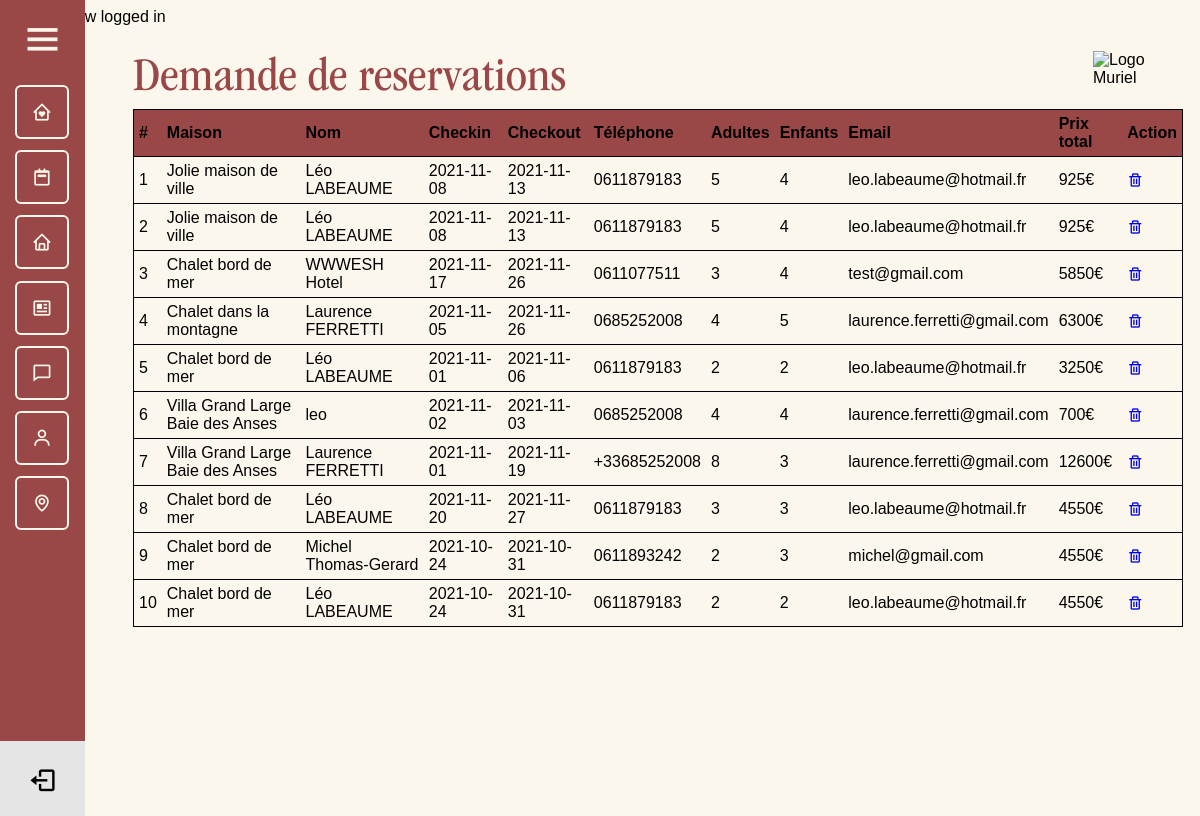
Page /admin/reservations.php (signed in) on the earlier database version.
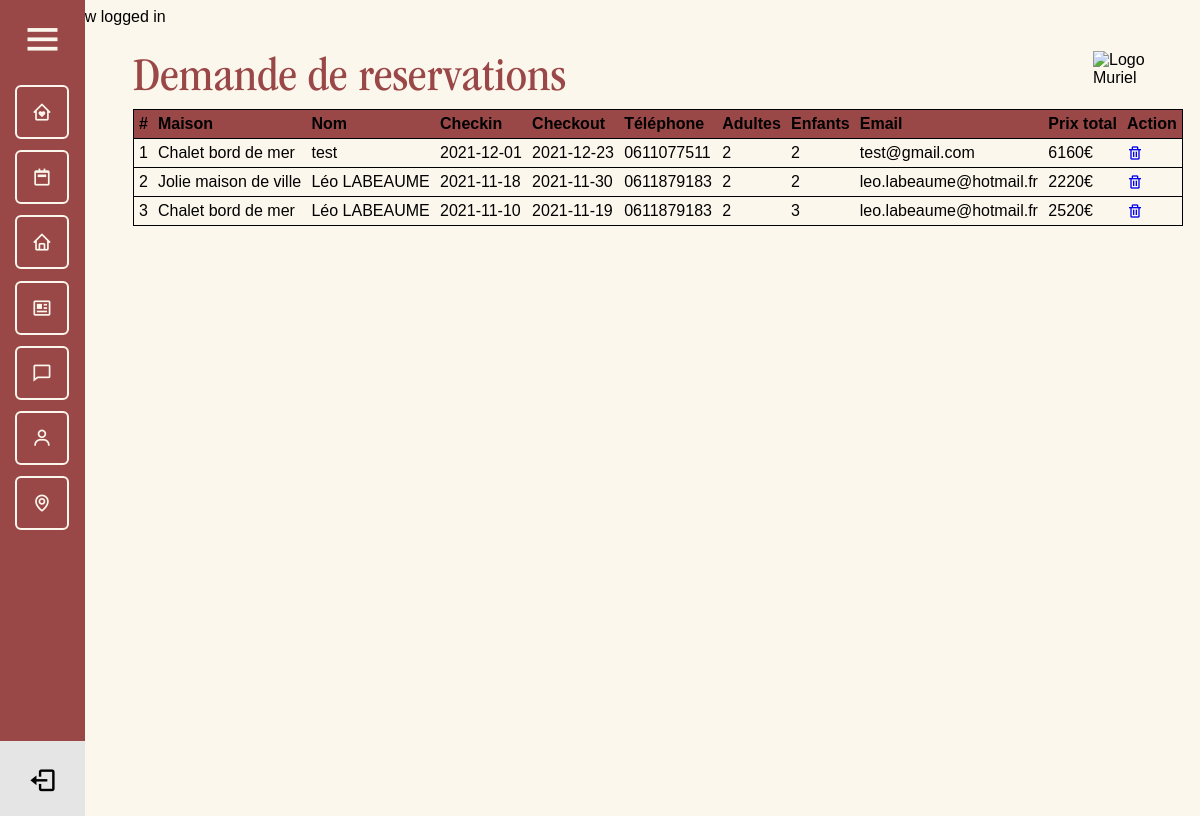
Same page on the later database version.
### tables this page shows
CREATE TABLE `reservations` (
  `id` int(11) NOT NULL,
  `name` varchar(255) NOT NULL,
  `checkin` date NOT NULL,
  `checkout` date NOT NULL,
  `phone` text NOT NULL,
  `people` int(11) NOT NULL,
  `email` varchar(255) NOT NULL,
  `children` varchar(255) NOT NULL,
  `address` varchar(255) NOT NULL,
  `commentaire` text NOT NULL,
  `zip` varchar(15) NOT NULL,
  `pays` varchar(255) DEFAULT NULL,
  `id_rooms` int(11) NOT NULL
);

CREATE TABLE `rooms` (
  `id` int(11) NOT NULL,
  `room_number` varchar(255) NOT NULL,
  `shortName` varchar(50) NOT NULL,
  `price` text NOT NULL,
  `details` text NOT NULL,
  `details2` text NOT NULL,
  `details3` text NOT NULL,
  `lieu` varchar(255) NOT NULL,
  `map` text NOT NULL,
  `photo` text NOT NULL,
  `photo_des` longtext NOT NULL,
  `photo2` longtext NOT NULL,
  `photo_des2` longtext NOT NULL,
  `photo3` longtext NOT NULL,
  `photo_des3` longtext NOT NULL,
  `photo4` longtext NOT NULL,
  `photo_des4` longtext NOT NULL,
  `photo5` longtext NOT NULL,
  `photo_des5` longtext NOT NULL,
  `photo6` longtext NOT NULL,
  `photo_des6` longtext NOT NULL,
  `photo7` longtext NOT NULL,
  `photo_des7` longtext NOT NULL,
  `photo8` longtext NOT NULL,
  `photo_des8` longtext NOT NULL,
  `photo9` longtext NOT NULL,
  `photo_des9` longtext NOT NULL,
  `photo10` longtext NOT NULL,
  `photo_des10` longtext NOT NULL,
  `photo11` longtext NOT NULL,
  `photo_des11` longtext NOT NULL,
  `photo12` longtext NOT NULL,
  `photo_des12` longtext NOT NULL,
  `photo13` longtext NOT NULL,
  `photo_des13` longtext NOT NULL,
  `photo14` longtext NOT NULL,
  `photo_des14` longtext NOT NULL,
  `photo15` longtext NOT NULL,
  `photo_des15` longtext NOT NULL,
  `photo16` longtext NOT NULL,
  `photo_des16` longtext NOT NULL,
  `photo17` longtext NOT NULL,
  `photo_des17` longtext NOT NULL,
  `photo18` longtext NOT NULL,
  `photo_des18` longtext NOT NULL,
  `photo19` longtext NOT NULL,
  `photo_des19` longtext NOT NULL,
  `photo20` longtext NOT NULL,
  `photo_des20` longtext NOT NULL,
  `photo21` longtext NOT NULL,
  `photo_des21` longtext NOT NULL,
  `photo22` longtext NOT NULL,
  `photo_des22` longtext NOT NULL,
  `photo23` longtext NOT NULL,
  `photo_des23` longtext NOT NULL,
  `photo24` longtext NOT NULL,
  `photo_des24` longtext NOT NULL,
  `eq1` longtext NOT NULL,
  `eq2` longtext NOT NULL,
  `eq3` longtext NOT NULL,
  `eq4` longtext NOT NULL,
  `eq5` longtext NOT NULL,
  `eq6` longtext NOT NULL,
  `eq7` longtext NOT NULL,
  `eq8` longtext NOT NULL,
  `eq9` longtext NOT NULL,
  `eq10` longtext NOT NULL,
  `eq11` longtext NOT NULL,
  `eq12` longtext NOT NULL,
  `eq13` longtext NOT NULL,
  `eq14` longtext NOT NULL,
  `eq15` longtext NOT NULL,
  `act1` longtext NOT NULL,
  `act2` longtext NOT NULL,
  `act3` longtext NOT NULL,
  `act4` varchar(80) NOT NULL,
  `act5` varchar(80) NOT NULL,
  `act6` varchar(80) NOT NULL,
  `act7` varchar(80) NOT NULL,
  `act8` varchar(80) NOT NULL,
  `act9` varchar(80) NOT NULL,
  `act10` varchar(80) NOT NULL,
  `act11` varchar(80) NOT NULL,
  `act12` varchar(80) NOT NULL,
  `act13` varchar(80) NOT NULL,
  `act14` varchar(80) NOT NULL,
  `act15` varchar(80) NOT NULL,
  `act16` varchar(80) NOT NULL,
  `act17` varchar(80) NOT NULL,
  `inte1` varchar(80) NOT NULL,
  `inte2` varchar(80) NOT NULL,
  `inte3` varchar(80) NOT NULL,
  `inte4` varchar(80) NOT NULL,
  `inte5` varchar(80) NOT NULL,
  `inte6` varchar(80) NOT NULL,
  `inte7` varchar(80) NOT NULL,
  `inte8` varchar(80) NOT NULL,
  `inte9` varchar(80) NOT NULL,
  `inte10` varchar(80) NOT NULL,
  `inte11` varchar(80) NOT NULL,
  `dist1` varchar(100) NOT NULL,
  `dist2` varchar(100) NOT NULL,
  `dist3` varchar(100) NOT NULL,
  `dist4` varchar(100) NOT NULL,
  `dist5` varchar(100) NOT NULL,
  `dist6` varchar(100) NOT NULL,
  `dist7` varchar(100) NOT NULL
);

### admin/reservations.php (the view, shortened to what this page needs)
<?php
require_once $_SERVER['DOCUMENT_ROOT'] . '/core/core.php';
include 'includes/header.php';
include 'includes/navigation.php';
$sql = "SELECT * FROM rooms INNER JOIN reservations WHERE rooms.id = reservations.id_rooms ORDER BY reservations.id DESC";
$result = $db->query($sql);
$row_count = 1;
?>
<div class="admin_page">
  <div class="header_admin">
    <h1>Demande de reservations</h1>
    <img src="../assets/png/LOGO_02_PNG_NOIR.png" alt="Logo Muriel">
  </div>
  <div class="admin_page_reserv">
    <table class="table table-striped table-condensed table-bordered">
      <thead>
        <tr>
          <th>#</th>
          <th>Maison</th>
          <th>Nom</th>
          <th>Checkin</th>
          <th>Checkout</th>
          <th>Téléphone</th>
          <th>Adultes</th>
          <th>Enfants</th>
          <th>Email</th>
          <th>Prix total</th>
          <th>Action</th>
        </tr>
      </thead>
      <tbody>
        <?php while ($rows = $result->fetch(PDO::FETCH_ASSOC)) : ?>
          <tr>
            <td><?= $row_count++; ?></td>
            <td><?= $rows['room_number']; ?></td>
            <td><?= $rows['name']; ?></td>
            <td><?= $rows['checkin']; ?></td>
            <td><?= $rows['checkout']; ?></td>
            <td><?= $rows['phone']; ?></td>
            <td><?= $rows['people']; ?></td>
            <td><?= $rows['children']; ?></td>
            <td><?= $rows['email']; ?></td>
            <?php
            $date_debut = strtotime($rows['checkin']);
            $date_fin = strtotime($rows['checkout']);
            $nbJour = round(($date_fin - $date_debut) / 60 / 60 / 24, 0); ?>
            <td><?= $nbJour * $rows['price']; ?>€</td>
            <td>
              <a href="reservations.php?delete=<?= $rows['id']; ?>"><i class='bx bx-trash'></i></a>
            </td>
          </tr>
        <?php endwhile; ?>
      </tbody>
    </table>
  </div>
</div>

### core/core.php (shortened to what this page needs)
<?php
if (isset($_SESSION['logged_in'])) {
    echo '<div>' . $_SESSION['logged_in'] . '</div> ';
}

### admin/includes/header.php (shortened to what this page needs)
<!DOCTYPE html>
<html lang="fr">
<head>
    <link href='https://unpkg.com/boxicons@2.0.8/css/boxicons.min.css' rel='stylesheet'>
    <link rel="stylesheet" href="./css/style.css">
</head>
<body>

### admin/includes/navigation.php (shortened to what this page needs)
<div class="sidebar">
  <div class="logo_content">
    <i class='bx bx-menu' id="btn"></i>
  </div>
  <ul class="nav_list">
    <li>
      <a href="reservations.php">
        <i class='bx bx-home-heart'></i>
      </a>
    </li>
    <li>
      <a href="calendar.php">
        <i class='bx bx-calendar-week'></i>
      </a>
    </li>
    <li>
      <a href="rooms.php">
        <i class='bx bx-home'></i>
      </a>
    </li>
    <li>
      <a href="tours.php">
        <i class='bx bx-news'></i>
      </a>
    </li>
    <li>
      <a href="comments.php">
        <i class='bx bx-comment'></i>
      </a>
    </li>
    <li>
      <a href="users.php">
        <i class='bx bx-user'></i>
      </a>
    </li>
    <li>
      <a href="../index.php">
        <i class='bx bx-map'></i>
      </a>
    </li>
  </ul>
  <div class="profile_content">
    <div class="profile">
      <a href="logout.php">
        <i class='bx bx-log-out' id="log_out"></i>
      </a>
    </div>
  </div>
</div>
</body>
</html>

### admin/css/style.css (style rules this page uses)
body { position: relative; min-height: 100vh; width: 100%; background-color: #FCF7EC; font-family: sans-serif; overflow-x: hidden; }
.sidebar { position: fixed; top: 0; left: 0; height: 100%; width: 55px; background: #9A4747; padding: 15px 15px; transition: all 0.5s ease; z-index: 10; }
.sidebar #btn { position: absolute; color: #FCF7EC; left: 50%; top: 15px; font-size: 45px; height: 50px; width: 50px; text-align: center; line-height: 50px; transform: translateX(-50%); }
.sidebar ul { margin-top: 20px; }
.nav_list { padding: 0; }
.sidebar ul li { position: relative; height: 50px; width: 90%; padding: 0; list-style: none; line-height: 50px; margin-bottom: 1.4vh; border: solid 2px #FCF7EC; border-radius: 6px; }
.sidebar ul li a { color: #FCF7EC; display: flex; align-items: center; text-decoration: none; border-radius: 6px; white-space: nowrap; }
.sidebar ul li i { height: 50px; min-width: 50px; border-radius: 6px; line-height: 50px; text-align: center; font-size: 1.7vw; }
.sidebar .profile_content { position: absolute; color: #FCF7EC; background-color: #E5E5E5; bottom: 15px; left: 0; width: 100%; }
.sidebar .profile_content .profile { position: relative; padding: 15px 10px; height: 60px; }
.profile #log_out { position: absolute; bottom: 25px; left: 50%; transform: translateX(-50%); min-width: 50px; line-height: 50px; font-size: 20px; border-radius: 6px; text-align: center; font-size: 29px; color: black; }
.admin_page { margin: 25px 25px 25px 125px; }
.admin_page .header_admin { display: flex; justify-content: space-between; }
.admin_page .header_admin h1 { font-family: ITCGaramondStd-BkNarrow; font-style: normal; font-weight: normal; font-size: 4vw; margin: 0; color: #9A4747; }
.admin_page .header_admin img { max-height: 40px; max-width: 90px; }
.admin_page_reserv table, .admin_page_comments table, .admin_page_users table { width: 100%; border-collapse: collapse; border: solid 1px; }
.admin_page_reserv th, .admin_page_comments th, .admin_page_users th { text-align: left; padding: 5px; }
.admin_page_reserv thead, .admin_page_comments thead, .admin_page_users thead { background-color: #9A4747; }
.admin_page_reserv tr, .admin_page_comments tr, .admin_page_users tr { border-bottom: solid 1px; }
.admin_page_reserv td, .admin_page_comments td, .admin_page_users td { padding: 5px; }

Differences in the rows shown:
removed reservations: id_rooms.room_number "Jolie maison de ville", name "Léo LABEAUME", checkin "2021-11-08", checkout "2021-11-13", phone "0611879183", people "5", children "4", email "leo.labeaume@hotmail.fr", $nbJour * $rows['price'] "925"
removed reservations: id_rooms.room_number "Jolie maison de ville", name "Léo LABEAUME", checkin "2021-11-08", checkout "2021-11-13", phone "0611879183", people "5", children "4", email "leo.labeaume@hotmail.fr", $nbJour * $rows['price'] "925"
removed reservations: id_rooms.room_number "Chalet bord de mer", name "WWWESH Hotel", checkin "2021-11-17", checkout "2021-11-26", phone "0611077511", people "3", children "4", email "test@gmail.com", $nbJour * $rows['price'] "5850"
removed reservations: id_rooms.room_number "Chalet dans la montagne", name "Laurence FERRETTI", checkin "2021-11-05", checkout "2021-11-26", phone "0685252008", people "4", children "5", email "laurence.ferretti@gmail.com", $nbJour * $rows['price'] "6300"
removed reservations: id_rooms.room_number "Chalet bord de mer", name "Léo LABEAUME", checkin "2021-11-01", checkout "2021-11-06", phone "0611879183", people "2", children "2", email "leo.labeaume@hotmail.fr", $nbJour * $rows['price'] "3250"
removed reservations: id_rooms.room_number "Villa Grand Large Baie des Anses", name "leo", checkin "2021-11-02", checkout "2021-11-03", phone "0685252008", people "4", children "4", email "laurence.ferretti@gmail.com", $nbJour*$rows['price'] "700"
removed reservations: id_rooms.room_number "Villa Grand Large Baie des Anses", name "Laurence FERRETTI", checkin "2021-11-01", checkout "2021-11-19", phone "+33685252008", people "8", children "3", email "laurence.ferretti@gmail.com", $nbJour * $rows['price'] "12600"
removed reservations: id_rooms.room_number "Chalet bord de mer", name "Léo LABEAUME", checkin "2021-11-20", checkout "2021-11-27", phone "0611879183", people "3", children "3", email "leo.labeaume@hotmail.fr", $nbJour * $rows['price'] "4550"
removed reservations: id_rooms.room_number "Chalet bord de mer", name "Michel Thomas-Gerard", checkin "2021-10-24", checkout "2021-10-31", phone "0611893242", people "2", children "3", email "michel@gmail.com", $nbJour * $rows['price'] "4550"
removed reservations: id_rooms.room_number "Chalet bord de mer", name "Léo LABEAUME", checkin "2021-10-24", checkout "2021-10-31", phone "0611879183", people "2", children "2", email "leo.labeaume@hotmail.fr", $nbJour * $rows['price'] "4550"
added reservations: id_rooms.room_number "Chalet bord de mer", name "test", checkin "2021-12-01", checkout "2021-12-23", phone "0611077511", people "2", children "2", email "test@gmail.com", $nbJour * $rows['price'] "6160"
added reservations: id_rooms.room_number "Jolie maison de ville", name "Léo LABEAUME", checkin "2021-11-18", checkout "2021-11-30", phone "0611879183", people "2", children "2", email "leo.labeaume@hotmail.fr", $nbJour * $rows['price'] "2220"
added reservations: id_rooms.room_number "Chalet bord de mer", name "Léo LABEAUME", checkin "2021-11-10", checkout "2021-11-19", phone "0611879183", people "2", children "3", email "leo.labeaume@hotmail.fr", $nbJour * $rows['price'] "2520"
